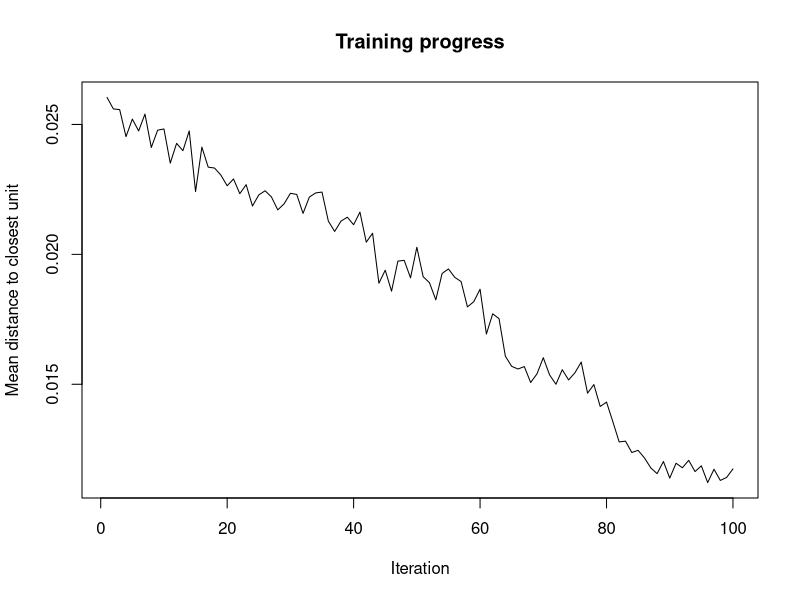
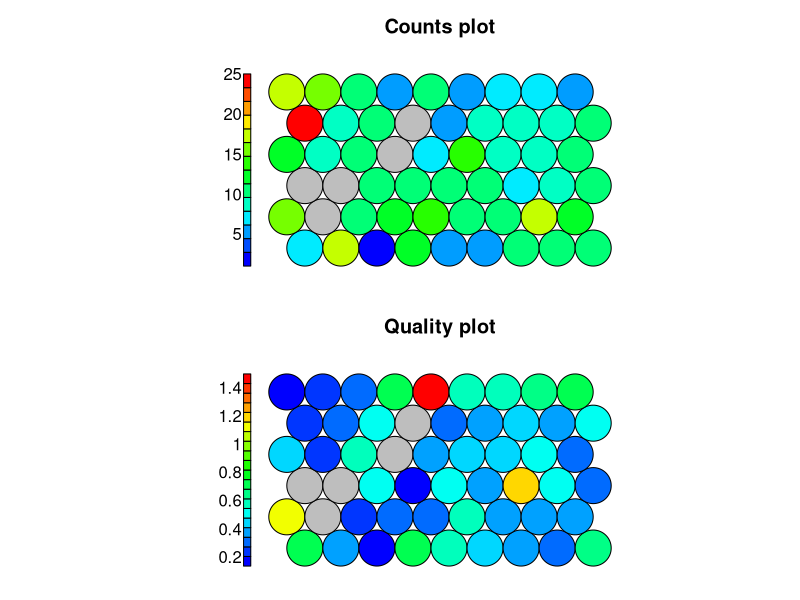
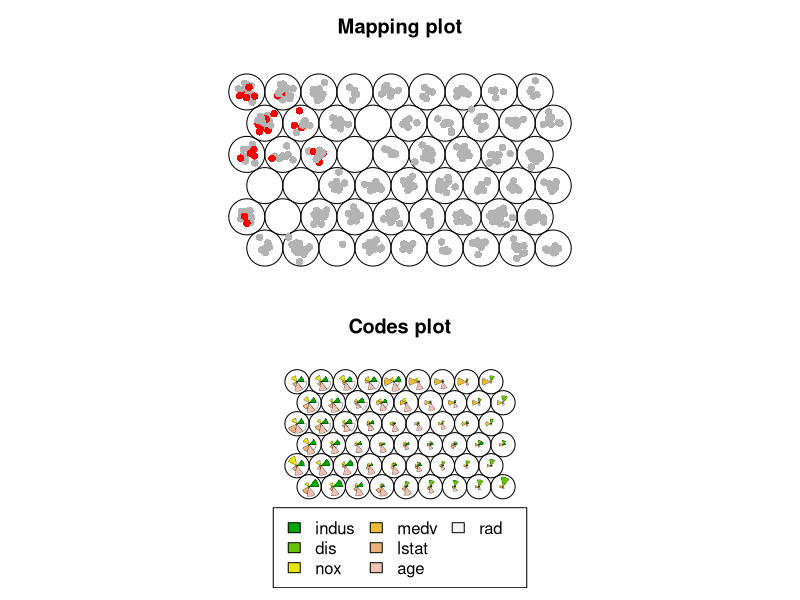
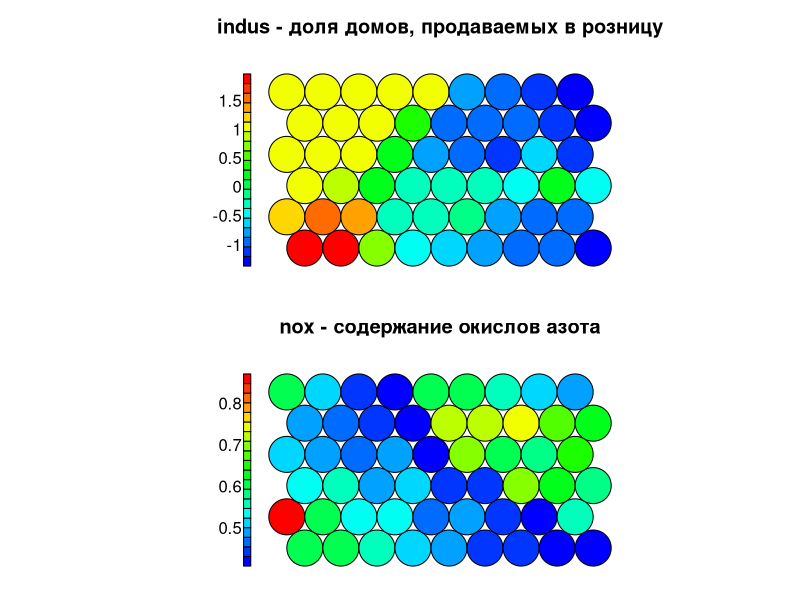
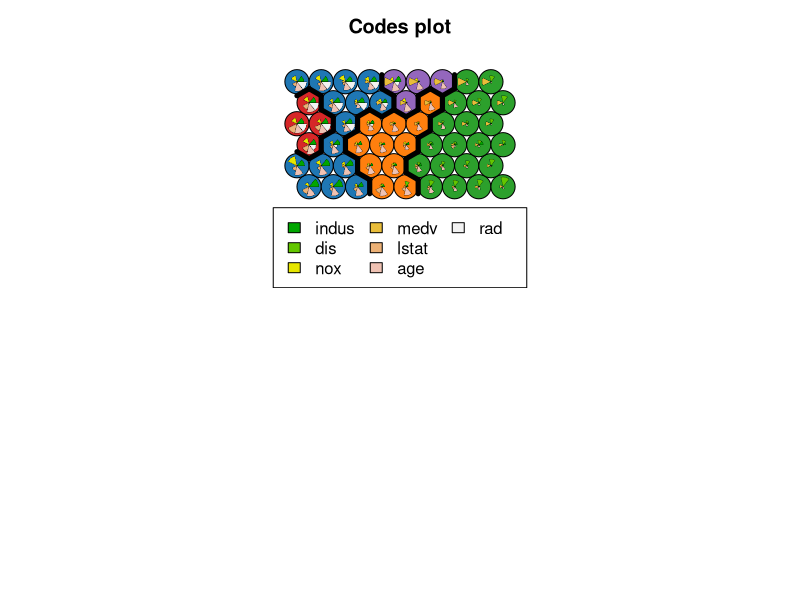

These charts were generated, in order, by the following R code:
install.packages("kohonen")
data(Boston, package = "MASS")
VarName = c("indus", "dis", "nox",  "medv", "lstat", "age", "rad")
# отбор переменных для обучения SOM
data_train <- Boston[, VarName]
data_train_matrix <- as.matrix(scale(data_train))

library(kohonen)
set.seed(123)
som_grid <- somgrid(xdim = 9, ydim = 6, topo = "hexagonal")
som_model <- som(data_train_matrix, grid = som_grid, rlen = 100,
                 alpha = c(0.05,0.01), keep.data = TRUE)
plot(som_model, type = "changes")



# Зададим палитру цветов
coolBlueHotRed <- function(n, alpha = 1) {
  rainbow(n, end = 4/6, alpha = alpha)[n:1]
}
par(mfrow = c(2, 1))
# Сколько объектов связано с каждым узлом?
plot(som_model, type = "counts", palette.name = coolBlueHotRed)
# Каково среднее расстояние объектов узла до его прототипов?
plot(som_model, type = "quality", palette.name = coolBlueHotRed)

colB <- ifelse(Boston$black <= 100, "red", "gray70")
par(mfrow = c(2, 1))
plot(som_model, type = "mapping", col = colB, pch = 16)
plot(som_model, type = "codes")

print(colB)

# Получение номеров узлов для каждого наблюдения
node_assignments <- som_model$unit.classif
print(node_assignments)
# Добавление номера узла в исходный датасет
Boston$node <- node_assignments

# Теперь вы можете видеть, какая строка соответствует какому узлу
# Например, чтобы увидеть строки, отнесённые к узлу 1:
node_1_rows <- Boston[Boston$node == 1, ]

# Вы можете также посмотреть количество наблюдений в каждом узле:
table(Boston$node)


par(mfrow = c(2, 1))
plot(som_model, type = "property",
     property = som_model$codes[[1]][,1],
     main = "indus - доля домов, продаваемых в розницу",
     palette.name = coolBlueHotRed)
var_unscaled <- aggregate(as.numeric(data_train[, 3]),
                          by = list(som_model$unit.classif),
                          FUN = mean, simplify = TRUE)[, 2]
plot(som_model, type = "property", property = var_unscaled,
     main = "nox - содержание окислов азота",
     palette.name = coolBlueHotRed)


## Формируем матрицу "узлы  переменные"
mydata <- as.matrix(som_model$codes[[1]])
# Используем иерархическую кластеризацию с порогом при k=5
som_cluster <- cutree(hclust(dist(mydata)), 5)
# Определяем палитру цветов
pretty_palette <- c("#1f77b4", '#ff7f0e', '#2ca02c',
                    '#d62728', '#9467bd', '#8c564b', '#e377c2')
# Показываем разными цветами кластеры узлов и переменные
plot(som_model, type = "codes",
     bgcol = pretty_palette[som_cluster])
add.cluster.boundaries(som_model, som_cluster)

print(som_cluster)
print(data_train)
print(som_model)
print(som_grid)
print
